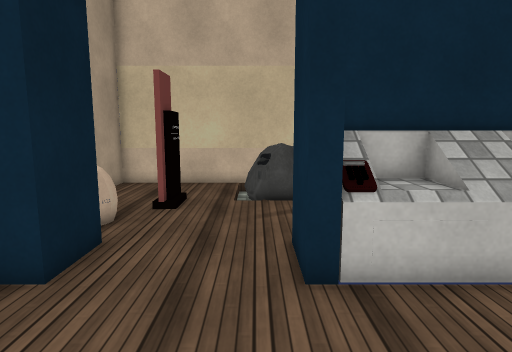
view 1 (above)

13 first-person views from a walk through a scene from a Unity 3-D project. The camera is 1.4 m above the floor, tilts 8° down and sees 75° across. Doors are open. The floor is counted in squares, 0.5 m on a side. Each view is taken from the middle of a square. On the plan, view 1 faces up. The plan holds only what a view shows up to about 20 squares ahead; the rest is blank. The player character is not drawn. Some surface patterns are stand-ins.

view 2
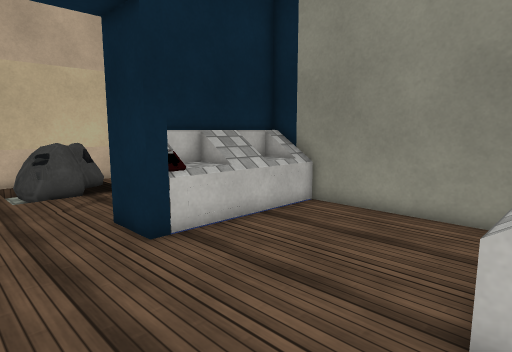

view 3
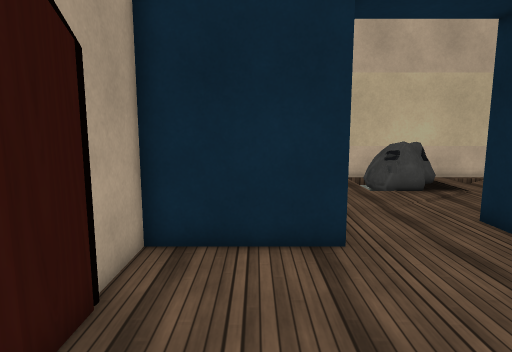

view 4
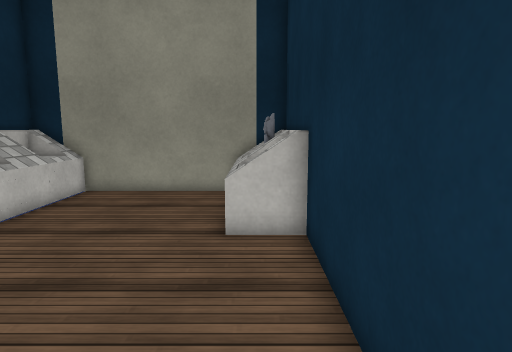

view 5
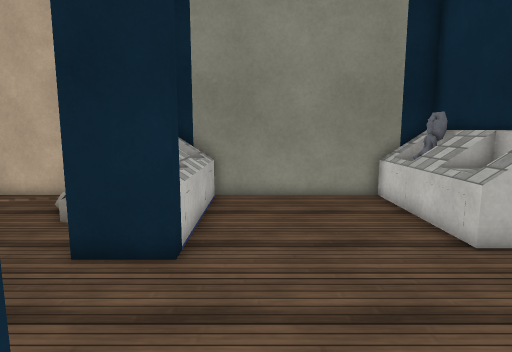

view 6
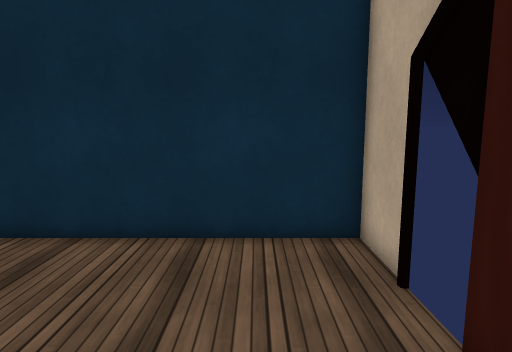

view 7
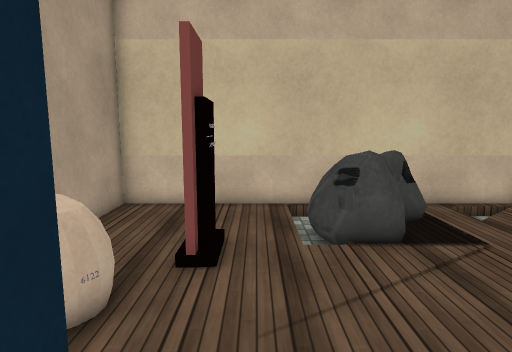

view 8
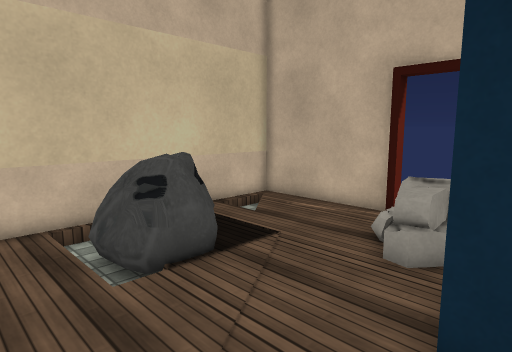

view 9
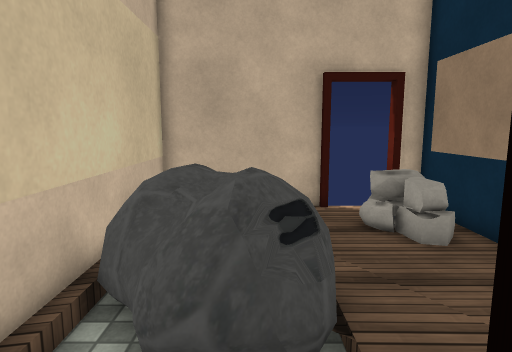

view 10
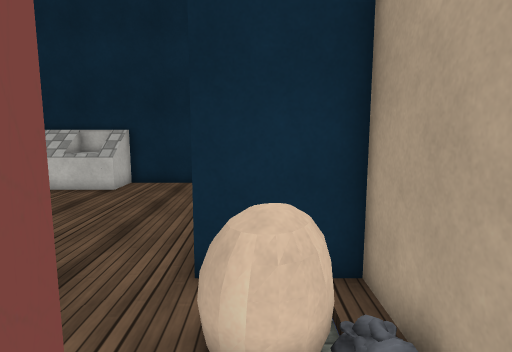

view 11
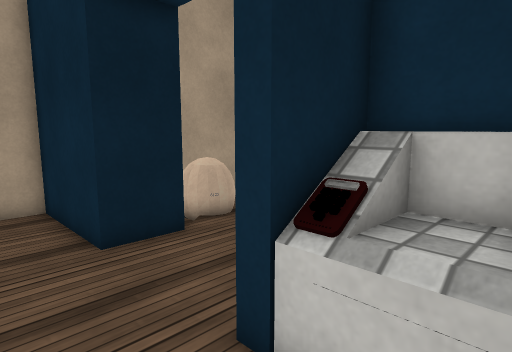

view 12
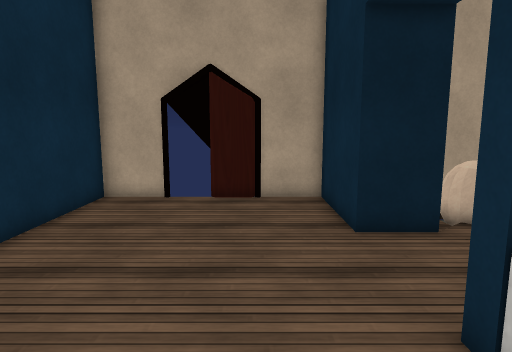

view 13
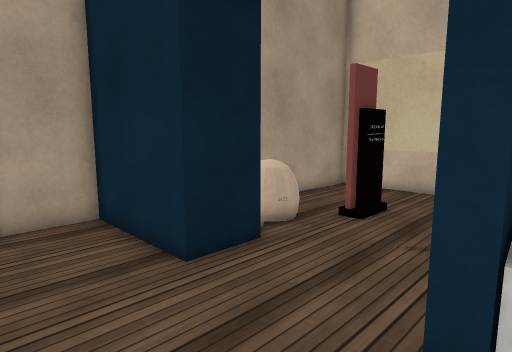

### Floor plan
Key: @ floor where view 1 was taken; # wall or solid block; x gap in a wall; . main floor; : floor 0.25 m higher than the main floor; + floor 0.75 m higher than the main floor; / step, stairs or slope; D open door; = window, fence, low wall or low ledge; ^ raised ledge; O other object.
Columns run from 9 left of view 1 to 8 right of it. Each row starts with its distance up from view 1.
 18           #
 17   #########O######
 16   #......OOO ///.#
 15   #......OOOO//..#
 14   #......OOO.....#
 13   #...#..OOO.....#
 12   #.. #..........#
 11   #.O =........=.D
 10   #OOO........#=xD
  9   #OO.........=+:#
  8   ####....###^^^^#
  7      #....#^^^^^^^
  6 ######....#O^^^^^^
  5 #................#
  4 #................#
  3 #=...............#
  2 #=...............#
  1 D................#
  0 D........@.......#
 -1 #..........^^^^^^#
 -2 #..........^^^^^^^
 -3 ###########^^^^##^

Where each view was taken, in squares from view 1:
view 1: 0 up, 0 right, facing up
view 2: 2 down, 3 left, facing up-right
view 3: 2 down, 6 left, facing up
view 4: 2 down, 7 left, facing right
view 5: 4 up, 6 left, facing right
view 6: 5 up, 6 left, facing down
view 7: 5 up, 2 left, facing up
view 8: 7 up, 3 left, facing up-right
view 9: 14 up, 4 left, facing right
view 10: 14 up, 5 left, facing down
view 11: 3 up, 4 right, facing up-left
view 12: 3 up, 5 right, facing left
view 13: 2 up, 2 right, facing up-left
